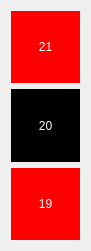
  <widget class="QWidget" name="gridLayoutWidget_7">
   <property name="geometry">
    <rect>
     <x>1250</x>
     <y>160</y>
     <width>91</width>
     <height>251</height>
    </rect>
   </property>
   <layout class="QGridLayout" name="gridLayout_7">
    <item row="6" column="0">
     <widget class="QPushButton" name="pushButton_19">
      <property name="sizePolicy">
       <sizepolicy hsizetype="Minimum" vsizetype="Preferred">
        <horstretch>0</horstretch>
        <verstretch>0</verstretch>
       </sizepolicy>
      </property>
      <property name="sizeIncrement">
       <size>
        <width>0</width>
        <height>0</height>
       </size>
      </property>
      <property name="styleSheet">
       <string notr="true">background:rgb(255, 0, 0);
border: 2 px solid;
color: white;
font: 20pt &quot;Chandas&quot;;</string>
      </property>
      <property name="text">
       <string>19</string>
      </property>
      <property name="flat">
       <bool>false</bool>
      </property>
     </widget>
    </item>
    <item row="5" column="0">
     <widget class="QPushButton" name="pushButton_20">
      <property name="sizePolicy">
       <sizepolicy hsizetype="Minimum" vsizetype="Preferred">
        <horstretch>0</horstretch>
        <verstretch>0</verstretch>
       </sizepolicy>
      </property>
      <property name="styleSheet">
       <string notr="true">background:rgb(0, 0, 0);
border: 2 px solid;
color: white;
font: 20pt &quot;Chandas&quot;;</string>
      </property>
      <property name="text">
       <string>20</string>
      </property>
     </widget>
    </item>
    <item row="3" column="0">
     <widget class="QPushButton" name="pushButton_21">
      <property name="sizePolicy">
       <sizepolicy hsizetype="Minimum" vsizetype="Preferred">
        <horstretch>0</horstretch>
        <verstretch>0</verstretch>
       </sizepolicy>
      </property>
      <property name="styleSheet">
       <string notr="true">background:rgb(255, 0, 0);
border: 2 px solid;
color: white;
font: 20pt &quot;Chandas&quot;;</string>
      </property>
      <property name="text">
       <string>21</string>
      </property>
     </widget>
    </item>
   </layout>
  </widget>
